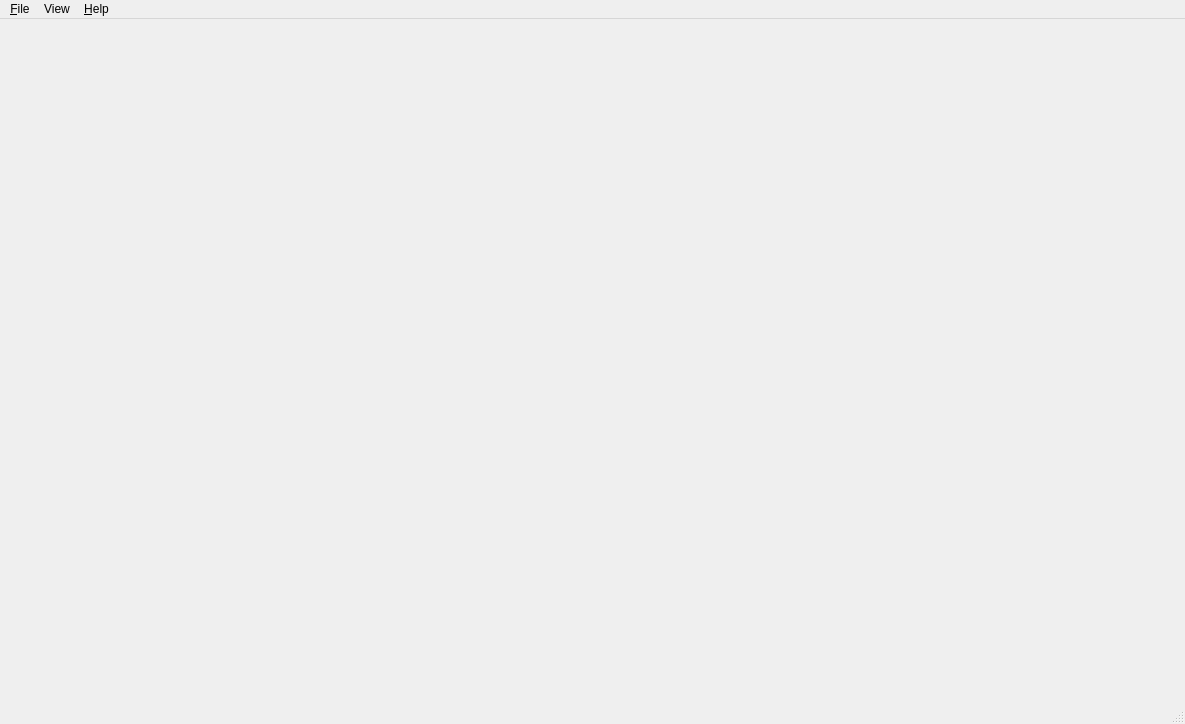
<?xml version="1.0" encoding="UTF-8"?>
<ui version="4.0">
 <class>MainWindow</class>
 <widget class="QMainWindow" name="MainWindow">
  <property name="geometry">
   <rect>
    <x>0</x>
    <y>0</y>
    <width>1185</width>
    <height>724</height>
   </rect>
  </property>
  <property name="windowTitle">
   <string>FoFi - Focus Finder</string>
  </property>
  <widget class="QWidget" name="centralwidget">
   <layout class="QGridLayout" name="gridLayout">
    <item row="1" column="0">
     <layout class="QHBoxLayout" name="layFocusFinderMainMenuBar">
      <property name="leftMargin">
       <number>5</number>
      </property>
      <property name="topMargin">
       <number>5</number>
      </property>
      <property name="rightMargin">
       <number>5</number>
      </property>
      <property name="bottomMargin">
       <number>0</number>
      </property>
     </layout>
    </item>
    <item row="0" column="0">
     <layout class="QVBoxLayout" name="layImageViewer"/>
    </item>
   </layout>
  </widget>
  <widget class="QMenuBar" name="menubar">
   <property name="geometry">
    <rect>
     <x>0</x>
     <y>0</y>
     <width>1185</width>
     <height>22</height>
    </rect>
   </property>
   <widget class="QMenu" name="fileMenu">
    <property name="title">
     <string>&amp;File</string>
    </property>
    <addaction name="separator"/>
    <addaction name="quitAction"/>
   </widget>
   <widget class="QMenu" name="helpMenu">
    <property name="title">
     <string>&amp;Help</string>
    </property>
    <addaction name="aboutAction"/>
   </widget>
   <widget class="QMenu" name="viewMenu">
    <property name="title">
     <string>View</string>
    </property>
   </widget>
   <addaction name="fileMenu"/>
   <addaction name="viewMenu"/>
   <addaction name="helpMenu"/>
  </widget>
  <widget class="QStatusBar" name="statusbar"/>
  <action name="aboutAction">
   <property name="enabled">
    <bool>true</bool>
   </property>
   <property name="text">
    <string>&amp;About ...</string>
   </property>
   <property name="menuRole">
    <enum>QAction::AboutRole</enum>
   </property>
  </action>
  <action name="quitAction">
   <property name="enabled">
    <bool>true</bool>
   </property>
   <property name="text">
    <string>&amp;Quit</string>
   </property>
   <property name="menuRole">
    <enum>QAction::QuitRole</enum>
   </property>
  </action>
 </widget>
 <resources>
  <include location="../../../resources/res.qrc"/>
 </resources>
 <connections>
  <connection>
   <sender>quitAction</sender>
   <signal>triggered()</signal>
   <receiver>MainWindow</receiver>
   <slot>close()</slot>
   <hints>
    <hint type="sourcelabel">
     <x>-1</x>
     <y>-1</y>
    </hint>
    <hint type="destinationlabel">
     <x>20</x>
     <y>20</y>
    </hint>
   </hints>
  </connection>
  <connection>
   <sender>aboutAction</sender>
   <signal>triggered()</signal>
   <receiver>MainWindow</receiver>
   <slot>on_about()</slot>
   <hints>
    <hint type="sourcelabel">
     <x>-1</x>
     <y>-1</y>
    </hint>
    <hint type="destinationlabel">
     <x>20</x>
     <y>20</y>
    </hint>
   </hints>
  </connection>
 </connections>
</ui>
